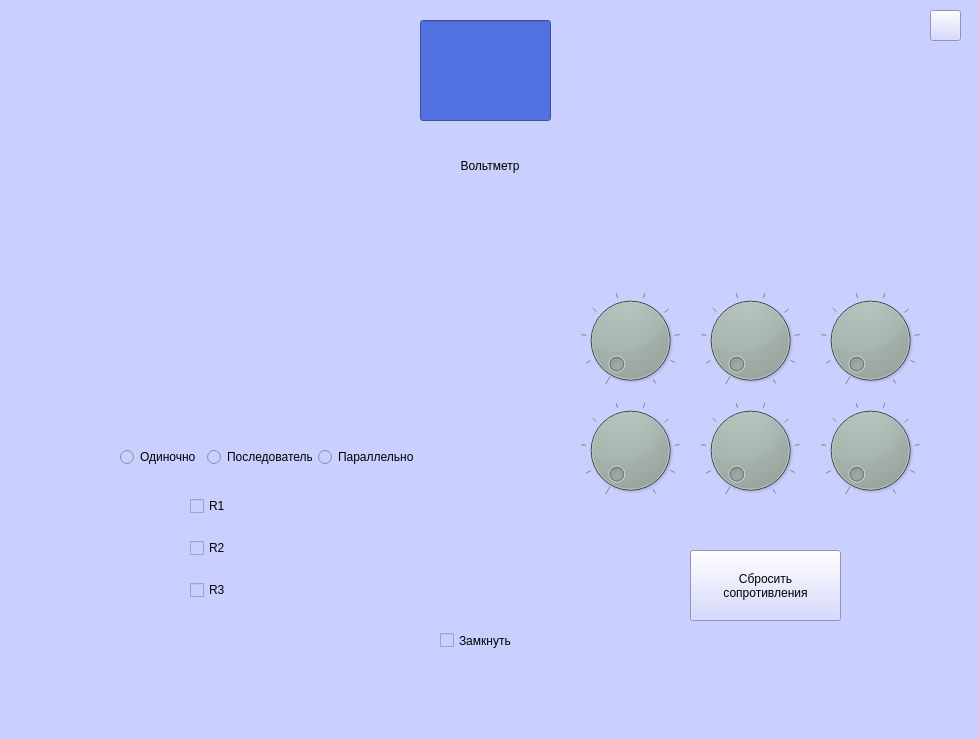
<?xml version="1.0" encoding="UTF-8"?>
<ui version="4.0">
 <class>Laba11</class>
 <widget class="QMainWindow" name="Laba11">
  <property name="geometry">
   <rect>
    <x>0</x>
    <y>0</y>
    <width>979</width>
    <height>739</height>
   </rect>
  </property>
  <property name="windowTitle">
   <string>MainWindow</string>
  </property>
  <property name="styleSheet">
   <string notr="true">background-color: rgb(201, 207, 255);</string>
  </property>
  <widget class="QWidget" name="centralwidget">
   <widget class="QLabel" name="label_8">
    <property name="geometry">
     <rect>
      <x>440</x>
      <y>150</y>
      <width>100</width>
      <height>31</height>
     </rect>
    </property>
    <property name="styleSheet">
     <string notr="true">font: 75 10pt &quot;Comic Sans MS&quot;;</string>
    </property>
    <property name="text">
     <string>Вольтметр</string>
    </property>
    <property name="textFormat">
     <enum>Qt::AutoText</enum>
    </property>
    <property name="scaledContents">
     <bool>false</bool>
    </property>
    <property name="alignment">
     <set>Qt::AlignCenter</set>
    </property>
   </widget>
   <widget class="QLabel" name="label_voltmeter">
    <property name="geometry">
     <rect>
      <x>410</x>
      <y>10</y>
      <width>151</width>
      <height>141</height>
     </rect>
    </property>
    <property name="maximumSize">
     <size>
      <width>16777215</width>
      <height>16777215</height>
     </size>
    </property>
    <property name="text">
     <string/>
    </property>
    <property name="pixmap">
     <pixmap>../images/laba_11/voltmeter.png</pixmap>
    </property>
    <property name="scaledContents">
     <bool>true</bool>
    </property>
   </widget>
   <widget class="QLineEdit" name="voltmeter">
    <property name="geometry">
     <rect>
      <x>420</x>
      <y>20</y>
      <width>131</width>
      <height>101</height>
     </rect>
    </property>
    <property name="font">
     <font>
      <family>Times New Roman</family>
      <pointsize>20</pointsize>
      <weight>75</weight>
      <bold>true</bold>
     </font>
    </property>
    <property name="styleSheet">
     <string notr="true">background-color: rgb(80, 113, 223);</string>
    </property>
    <property name="readOnly">
     <bool>true</bool>
    </property>
   </widget>
   <widget class="QDial" name="dial_1">
    <property name="geometry">
     <rect>
      <x>580</x>
      <y>290</y>
      <width>101</width>
      <height>101</height>
     </rect>
    </property>
    <property name="palette">
     <palette>
      <active>
       <colorrole role="Button">
        <brush brushstyle="SolidPattern">
         <color alpha="255">
          <red>28</red>
          <green>30</green>
          <blue>29</blue>
         </color>
        </brush>
       </colorrole>
       <colorrole role="Base">
        <brush brushstyle="SolidPattern">
         <color alpha="255">
          <red>28</red>
          <green>30</green>
          <blue>29</blue>
         </color>
        </brush>
       </colorrole>
       <colorrole role="Window">
        <brush brushstyle="SolidPattern">
         <color alpha="255">
          <red>28</red>
          <green>30</green>
          <blue>29</blue>
         </color>
        </brush>
       </colorrole>
      </active>
      <inactive>
       <colorrole role="Button">
        <brush brushstyle="SolidPattern">
         <color alpha="255">
          <red>28</red>
          <green>30</green>
          <blue>29</blue>
         </color>
        </brush>
       </colorrole>
       <colorrole role="Base">
        <brush brushstyle="SolidPattern">
         <color alpha="255">
          <red>28</red>
          <green>30</green>
          <blue>29</blue>
         </color>
        </brush>
       </colorrole>
       <colorrole role="Window">
        <brush brushstyle="SolidPattern">
         <color alpha="255">
          <red>28</red>
          <green>30</green>
          <blue>29</blue>
         </color>
        </brush>
       </colorrole>
      </inactive>
      <disabled>
       <colorrole role="Button">
        <brush brushstyle="SolidPattern">
         <color alpha="255">
          <red>28</red>
          <green>30</green>
          <blue>29</blue>
         </color>
        </brush>
       </colorrole>
       <colorrole role="Base">
        <brush brushstyle="SolidPattern">
         <color alpha="255">
          <red>28</red>
          <green>30</green>
          <blue>29</blue>
         </color>
        </brush>
       </colorrole>
       <colorrole role="Window">
        <brush brushstyle="SolidPattern">
         <color alpha="255">
          <red>28</red>
          <green>30</green>
          <blue>29</blue>
         </color>
        </brush>
       </colorrole>
      </disabled>
     </palette>
    </property>
    <property name="styleSheet">
     <string notr="true">background-color: rgb(0, 0, 0);
background-color: rgb(28, 30, 29);</string>
    </property>
    <property name="maximum">
     <number>9</number>
    </property>
    <property name="pageStep">
     <number>10</number>
    </property>
    <property name="sliderPosition">
     <number>0</number>
    </property>
    <property name="invertedAppearance">
     <bool>false</bool>
    </property>
    <property name="invertedControls">
     <bool>false</bool>
    </property>
    <property name="wrapping">
     <bool>false</bool>
    </property>
    <property name="notchTarget">
     <double>10.000000000000000</double>
    </property>
    <property name="notchesVisible">
     <bool>true</bool>
    </property>
   </widget>
   <widget class="QLabel" name="label_resistors_shop">
    <property name="geometry">
     <rect>
      <x>550</x>
      <y>260</y>
      <width>401</width>
      <height>251</height>
     </rect>
    </property>
    <property name="text">
     <string/>
    </property>
    <property name="pixmap">
     <pixmap>images/resistor_store.png</pixmap>
    </property>
    <property name="scaledContents">
     <bool>true</bool>
    </property>
   </widget>
   <widget class="QDial" name="dial_2">
    <property name="geometry">
     <rect>
      <x>700</x>
      <y>290</y>
      <width>101</width>
      <height>101</height>
     </rect>
    </property>
    <property name="palette">
     <palette>
      <active>
       <colorrole role="Button">
        <brush brushstyle="SolidPattern">
         <color alpha="255">
          <red>28</red>
          <green>30</green>
          <blue>29</blue>
         </color>
        </brush>
       </colorrole>
       <colorrole role="Base">
        <brush brushstyle="SolidPattern">
         <color alpha="255">
          <red>28</red>
          <green>30</green>
          <blue>29</blue>
         </color>
        </brush>
       </colorrole>
       <colorrole role="Window">
        <brush brushstyle="SolidPattern">
         <color alpha="255">
          <red>28</red>
          <green>30</green>
          <blue>29</blue>
         </color>
        </brush>
       </colorrole>
      </active>
      <inactive>
       <colorrole role="Button">
        <brush brushstyle="SolidPattern">
         <color alpha="255">
          <red>28</red>
          <green>30</green>
          <blue>29</blue>
         </color>
        </brush>
       </colorrole>
       <colorrole role="Base">
        <brush brushstyle="SolidPattern">
         <color alpha="255">
          <red>28</red>
          <green>30</green>
          <blue>29</blue>
         </color>
        </brush>
       </colorrole>
       <colorrole role="Window">
        <brush brushstyle="SolidPattern">
         <color alpha="255">
          <red>28</red>
          <green>30</green>
          <blue>29</blue>
         </color>
        </brush>
       </colorrole>
      </inactive>
      <disabled>
       <colorrole role="Button">
        <brush brushstyle="SolidPattern">
         <color alpha="255">
          <red>28</red>
          <green>30</green>
          <blue>29</blue>
         </color>
        </brush>
       </colorrole>
       <colorrole role="Base">
        <brush brushstyle="SolidPattern">
         <color alpha="255">
          <red>28</red>
          <green>30</green>
          <blue>29</blue>
         </color>
        </brush>
       </colorrole>
       <colorrole role="Window">
        <brush brushstyle="SolidPattern">
         <color alpha="255">
          <red>28</red>
          <green>30</green>
          <blue>29</blue>
         </color>
        </brush>
       </colorrole>
      </disabled>
     </palette>
    </property>
    <property name="styleSheet">
     <string notr="true">background-color: rgb(0, 0, 0);
background-color: rgb(28, 30, 29);</string>
    </property>
    <property name="maximum">
     <number>9</number>
    </property>
    <property name="pageStep">
     <number>10</number>
    </property>
    <property name="sliderPosition">
     <number>0</number>
    </property>
    <property name="invertedAppearance">
     <bool>false</bool>
    </property>
    <property name="invertedControls">
     <bool>false</bool>
    </property>
    <property name="wrapping">
     <bool>false</bool>
    </property>
    <property name="notchTarget">
     <double>10.000000000000000</double>
    </property>
    <property name="notchesVisible">
     <bool>true</bool>
    </property>
   </widget>
   <widget class="QDial" name="dial_3">
    <property name="geometry">
     <rect>
      <x>820</x>
      <y>290</y>
      <width>101</width>
      <height>101</height>
     </rect>
    </property>
    <property name="palette">
     <palette>
      <active>
       <colorrole role="Button">
        <brush brushstyle="SolidPattern">
         <color alpha="255">
          <red>28</red>
          <green>30</green>
          <blue>29</blue>
         </color>
        </brush>
       </colorrole>
       <colorrole role="Base">
        <brush brushstyle="SolidPattern">
         <color alpha="255">
          <red>28</red>
          <green>30</green>
          <blue>29</blue>
         </color>
        </brush>
       </colorrole>
       <colorrole role="Window">
        <brush brushstyle="SolidPattern">
         <color alpha="255">
          <red>28</red>
          <green>30</green>
          <blue>29</blue>
         </color>
        </brush>
       </colorrole>
      </active>
      <inactive>
       <colorrole role="Button">
        <brush brushstyle="SolidPattern">
         <color alpha="255">
          <red>28</red>
          <green>30</green>
          <blue>29</blue>
         </color>
        </brush>
       </colorrole>
       <colorrole role="Base">
        <brush brushstyle="SolidPattern">
         <color alpha="255">
          <red>28</red>
          <green>30</green>
          <blue>29</blue>
         </color>
        </brush>
       </colorrole>
       <colorrole role="Window">
        <brush brushstyle="SolidPattern">
         <color alpha="255">
          <red>28</red>
          <green>30</green>
          <blue>29</blue>
         </color>
        </brush>
       </colorrole>
      </inactive>
      <disabled>
       <colorrole role="Button">
        <brush brushstyle="SolidPattern">
         <color alpha="255">
          <red>28</red>
          <green>30</green>
          <blue>29</blue>
         </color>
        </brush>
       </colorrole>
       <colorrole role="Base">
        <brush brushstyle="SolidPattern">
         <color alpha="255">
          <red>28</red>
          <green>30</green>
          <blue>29</blue>
         </color>
        </brush>
       </colorrole>
       <colorrole role="Window">
        <brush brushstyle="SolidPattern">
         <color alpha="255">
          <red>28</red>
          <green>30</green>
          <blue>29</blue>
         </color>
        </brush>
       </colorrole>
      </disabled>
     </palette>
    </property>
    <property name="styleSheet">
     <string notr="true">background-color: rgb(0, 0, 0);
background-color: rgb(28, 30, 29);</string>
    </property>
    <property name="maximum">
     <number>9</number>
    </property>
    <property name="pageStep">
     <number>10</number>
    </property>
    <property name="sliderPosition">
     <number>0</number>
    </property>
    <property name="invertedAppearance">
     <bool>false</bool>
    </property>
    <property name="invertedControls">
     <bool>false</bool>
    </property>
    <property name="wrapping">
     <bool>false</bool>
    </property>
    <property name="notchTarget">
     <double>10.000000000000000</double>
    </property>
    <property name="notchesVisible">
     <bool>true</bool>
    </property>
   </widget>
   <widget class="QDial" name="dial_4">
    <property name="geometry">
     <rect>
      <x>580</x>
      <y>400</y>
      <width>101</width>
      <height>101</height>
     </rect>
    </property>
    <property name="palette">
     <palette>
      <active>
       <colorrole role="Button">
        <brush brushstyle="SolidPattern">
         <color alpha="255">
          <red>28</red>
          <green>30</green>
          <blue>29</blue>
         </color>
        </brush>
       </colorrole>
       <colorrole role="Base">
        <brush brushstyle="SolidPattern">
         <color alpha="255">
          <red>28</red>
          <green>30</green>
          <blue>29</blue>
         </color>
        </brush>
       </colorrole>
       <colorrole role="Window">
        <brush brushstyle="SolidPattern">
         <color alpha="255">
          <red>28</red>
          <green>30</green>
          <blue>29</blue>
         </color>
        </brush>
       </colorrole>
      </active>
      <inactive>
       <colorrole role="Button">
        <brush brushstyle="SolidPattern">
         <color alpha="255">
          <red>28</red>
          <green>30</green>
          <blue>29</blue>
         </color>
        </brush>
       </colorrole>
       <colorrole role="Base">
        <brush brushstyle="SolidPattern">
         <color alpha="255">
          <red>28</red>
          <green>30</green>
          <blue>29</blue>
         </color>
        </brush>
       </colorrole>
       <colorrole role="Window">
        <brush brushstyle="SolidPattern">
         <color alpha="255">
          <red>28</red>
          <green>30</green>
          <blue>29</blue>
         </color>
        </brush>
       </colorrole>
      </inactive>
      <disabled>
       <colorrole role="Button">
        <brush brushstyle="SolidPattern">
         <color alpha="255">
          <red>28</red>
          <green>30</green>
          <blue>29</blue>
         </color>
        </brush>
       </colorrole>
       <colorrole role="Base">
        <brush brushstyle="SolidPattern">
         <color alpha="255">
          <red>28</red>
          <green>30</green>
          <blue>29</blue>
         </color>
        </brush>
       </colorrole>
       <colorrole role="Window">
        <brush brushstyle="SolidPattern">
         <color alpha="255">
          <red>28</red>
          <green>30</green>
          <blue>29</blue>
         </color>
        </brush>
       </colorrole>
      </disabled>
     </palette>
    </property>
    <property name="styleSheet">
     <string notr="true">background-color: rgb(0, 0, 0);
background-color: rgb(28, 30, 29);</string>
    </property>
    <property name="maximum">
     <number>9</number>
    </property>
    <property name="pageStep">
     <number>10</number>
    </property>
    <property name="sliderPosition">
     <number>0</number>
    </property>
    <property name="invertedAppearance">
     <bool>false</bool>
    </property>
    <property name="invertedControls">
     <bool>false</bool>
    </property>
    <property name="wrapping">
     <bool>false</bool>
    </property>
    <property name="notchTarget">
     <double>10.000000000000000</double>
    </property>
    <property name="notchesVisible">
     <bool>true</bool>
    </property>
   </widget>
   <widget class="QDial" name="dial_5">
    <property name="geometry">
     <rect>
      <x>700</x>
      <y>400</y>
      <width>101</width>
      <height>101</height>
     </rect>
    </property>
    <property name="palette">
     <palette>
      <active>
       <colorrole role="Button">
        <brush brushstyle="SolidPattern">
         <color alpha="255">
          <red>28</red>
          <green>30</green>
          <blue>29</blue>
         </color>
        </brush>
       </colorrole>
       <colorrole role="Base">
        <brush brushstyle="SolidPattern">
         <color alpha="255">
          <red>28</red>
          <green>30</green>
          <blue>29</blue>
         </color>
        </brush>
       </colorrole>
       <colorrole role="Window">
        <brush brushstyle="SolidPattern">
         <color alpha="255">
          <red>28</red>
          <green>30</green>
          <blue>29</blue>
         </color>
        </brush>
       </colorrole>
      </active>
      <inactive>
       <colorrole role="Button">
        <brush brushstyle="SolidPattern">
         <color alpha="255">
          <red>28</red>
          <green>30</green>
          <blue>29</blue>
         </color>
        </brush>
       </colorrole>
       <colorrole role="Base">
        <brush brushstyle="SolidPattern">
         <color alpha="255">
          <red>28</red>
          <green>30</green>
          <blue>29</blue>
         </color>
        </brush>
       </colorrole>
       <colorrole role="Window">
        <brush brushstyle="SolidPattern">
         <color alpha="255">
          <red>28</red>
          <green>30</green>
          <blue>29</blue>
         </color>
        </brush>
       </colorrole>
      </inactive>
      <disabled>
       <colorrole role="Button">
        <brush brushstyle="SolidPattern">
         <color alpha="255">
          <red>28</red>
          <green>30</green>
          <blue>29</blue>
         </color>
        </brush>
       </colorrole>
       <colorrole role="Base">
        <brush brushstyle="SolidPattern">
         <color alpha="255">
          <red>28</red>
          <green>30</green>
          <blue>29</blue>
         </color>
        </brush>
       </colorrole>
       <colorrole role="Window">
        <brush brushstyle="SolidPattern">
         <color alpha="255">
          <red>28</red>
          <green>30</green>
          <blue>29</blue>
         </color>
        </brush>
       </colorrole>
      </disabled>
     </palette>
    </property>
    <property name="styleSheet">
     <string notr="true">background-color: rgb(0, 0, 0);
background-color: rgb(28, 30, 29);</string>
    </property>
    <property name="maximum">
     <number>9</number>
    </property>
    <property name="pageStep">
     <number>10</number>
    </property>
    <property name="sliderPosition">
     <number>0</number>
    </property>
    <property name="invertedAppearance">
     <bool>false</bool>
    </property>
    <property name="invertedControls">
     <bool>false</bool>
    </property>
    <property name="wrapping">
     <bool>false</bool>
    </property>
    <property name="notchTarget">
     <double>10.000000000000000</double>
    </property>
    <property name="notchesVisible">
     <bool>true</bool>
    </property>
   </widget>
   <widget class="QDial" name="dial_6">
    <property name="geometry">
     <rect>
      <x>820</x>
      <y>400</y>
      <width>101</width>
      <height>101</height>
     </rect>
    </property>
    <property name="palette">
     <palette>
      <active>
       <colorrole role="Button">
        <brush brushstyle="SolidPattern">
         <color alpha="255">
          <red>28</red>
          <green>30</green>
          <blue>29</blue>
         </color>
        </brush>
       </colorrole>
       <colorrole role="Base">
        <brush brushstyle="SolidPattern">
         <color alpha="255">
          <red>28</red>
          <green>30</green>
          <blue>29</blue>
         </color>
        </brush>
       </colorrole>
       <colorrole role="Window">
        <brush brushstyle="SolidPattern">
         <color alpha="255">
          <red>28</red>
          <green>30</green>
          <blue>29</blue>
         </color>
        </brush>
       </colorrole>
      </active>
      <inactive>
       <colorrole role="Button">
        <brush brushstyle="SolidPattern">
         <color alpha="255">
          <red>28</red>
          <green>30</green>
          <blue>29</blue>
         </color>
        </brush>
       </colorrole>
       <colorrole role="Base">
        <brush brushstyle="SolidPattern">
         <color alpha="255">
          <red>28</red>
          <green>30</green>
          <blue>29</blue>
         </color>
        </brush>
       </colorrole>
       <colorrole role="Window">
        <brush brushstyle="SolidPattern">
         <color alpha="255">
          <red>28</red>
          <green>30</green>
          <blue>29</blue>
         </color>
        </brush>
       </colorrole>
      </inactive>
      <disabled>
       <colorrole role="Button">
        <brush brushstyle="SolidPattern">
         <color alpha="255">
          <red>28</red>
          <green>30</green>
          <blue>29</blue>
         </color>
        </brush>
       </colorrole>
       <colorrole role="Base">
        <brush brushstyle="SolidPattern">
         <color alpha="255">
          <red>28</red>
          <green>30</green>
          <blue>29</blue>
         </color>
        </brush>
       </colorrole>
       <colorrole role="Window">
        <brush brushstyle="SolidPattern">
         <color alpha="255">
          <red>28</red>
          <green>30</green>
          <blue>29</blue>
         </color>
        </brush>
       </colorrole>
      </disabled>
     </palette>
    </property>
    <property name="styleSheet">
     <string notr="true">background-color: rgb(28, 30, 29);
</string>
    </property>
    <property name="maximum">
     <number>9</number>
    </property>
    <property name="pageStep">
     <number>10</number>
    </property>
    <property name="sliderPosition">
     <number>0</number>
    </property>
    <property name="invertedAppearance">
     <bool>false</bool>
    </property>
    <property name="invertedControls">
     <bool>false</bool>
    </property>
    <property name="wrapping">
     <bool>false</bool>
    </property>
    <property name="notchTarget">
     <double>10.000000000000000</double>
    </property>
    <property name="notchesVisible">
     <bool>true</bool>
    </property>
   </widget>
   <widget class="QLabel" name="resistors_store">
    <property name="geometry">
     <rect>
      <x>550</x>
      <y>520</y>
      <width>401</width>
      <height>21</height>
     </rect>
    </property>
    <property name="styleSheet">
     <string notr="true">font: 75 10pt &quot;Comic Sans MS&quot;;</string>
    </property>
    <property name="text">
     <string/>
    </property>
    <property name="alignment">
     <set>Qt::AlignCenter</set>
    </property>
   </widget>
   <widget class="QPushButton" name="resetButton">
    <property name="geometry">
     <rect>
      <x>690</x>
      <y>550</y>
      <width>151</width>
      <height>71</height>
     </rect>
    </property>
    <property name="styleSheet">
     <string notr="true">font: 11pt &quot;Comic Sans MS&quot;;</string>
    </property>
    <property name="text">
     <string>Сбросить
сопротивления</string>
    </property>
   </widget>
   <widget class="QCheckBox" name="PowerCheck">
    <property name="geometry">
     <rect>
      <x>440</x>
      <y>610</y>
      <width>161</width>
      <height>61</height>
     </rect>
    </property>
    <property name="styleSheet">
     <string notr="true">font: 75 16pt &quot;Comic Sans MS&quot;;</string>
    </property>
    <property name="text">
     <string>Замкнуть</string>
    </property>
   </widget>
   <widget class="QPushButton" name="label_info">
    <property name="geometry">
     <rect>
      <x>930</x>
      <y>10</y>
      <width>31</width>
      <height>31</height>
     </rect>
    </property>
    <property name="text">
     <string/>
    </property>
    <property name="iconSize">
     <size>
      <width>32</width>
      <height>32</height>
     </size>
    </property>
   </widget>
   <widget class="QLabel" name="label_resistors">
    <property name="geometry">
     <rect>
      <x>130</x>
      <y>250</y>
      <width>251</width>
      <height>181</height>
     </rect>
    </property>
    <property name="text">
     <string/>
    </property>
    <property name="pixmap">
     <pixmap>../images/laba_11/default_resistors.png</pixmap>
    </property>
    <property name="scaledContents">
     <bool>true</bool>
    </property>
   </widget>
   <widget class="QWidget" name="">
    <property name="geometry">
     <rect>
      <x>120</x>
      <y>440</y>
      <width>299</width>
      <height>34</height>
     </rect>
    </property>
    <layout class="QHBoxLayout" name="horizontalLayout_2">
     <item>
      <widget class="QRadioButton" name="single">
       <property name="text">
        <string>Одиночно</string>
       </property>
      </widget>
     </item>
     <item>
      <widget class="QRadioButton" name="serial">
       <property name="text">
        <string>Последовательно</string>
       </property>
      </widget>
     </item>
     <item>
      <widget class="QRadioButton" name="parallel">
       <property name="text">
        <string>Параллельно</string>
       </property>
      </widget>
     </item>
    </layout>
   </widget>
   <widget class="QWidget" name="">
    <property name="geometry">
     <rect>
      <x>120</x>
      <y>480</y>
      <width>299</width>
      <height>136</height>
     </rect>
    </property>
    <layout class="QVBoxLayout" name="verticalLayout_6">
     <property name="leftMargin">
      <number>70</number>
     </property>
     <item>
      <widget class="QCheckBox" name="check_r1">
       <property name="text">
        <string>R1</string>
       </property>
       <property name="tristate">
        <bool>false</bool>
       </property>
      </widget>
     </item>
     <item>
      <widget class="QCheckBox" name="check_r2">
       <property name="enabled">
        <bool>true</bool>
       </property>
       <property name="layoutDirection">
        <enum>Qt::LeftToRight</enum>
       </property>
       <property name="autoFillBackground">
        <bool>false</bool>
       </property>
       <property name="text">
        <string>R2</string>
       </property>
       <property name="checked">
        <bool>false</bool>
       </property>
       <property name="autoRepeat">
        <bool>false</bool>
       </property>
      </widget>
     </item>
     <item>
      <widget class="QCheckBox" name="check_r3">
       <property name="text">
        <string>R3</string>
       </property>
      </widget>
     </item>
    </layout>
   </widget>
   <zorder>label_resistors_shop</zorder>
   <zorder>label_8</zorder>
   <zorder>label_voltmeter</zorder>
   <zorder>voltmeter</zorder>
   <zorder>dial_1</zorder>
   <zorder>dial_2</zorder>
   <zorder>dial_3</zorder>
   <zorder>dial_4</zorder>
   <zorder>dial_5</zorder>
   <zorder>dial_6</zorder>
   <zorder>resistors_store</zorder>
   <zorder>resetButton</zorder>
   <zorder>PowerCheck</zorder>
   <zorder>label_info</zorder>
   <zorder>label_resistors</zorder>
   <zorder></zorder>
   <zorder></zorder>
  </widget>
  <widget class="QMenuBar" name="menubar">
   <property name="geometry">
    <rect>
     <x>0</x>
     <y>0</y>
     <width>979</width>
     <height>21</height>
    </rect>
   </property>
  </widget>
  <widget class="QStatusBar" name="statusbar"/>
 </widget>
 <resources/>
 <connections/>
</ui>
